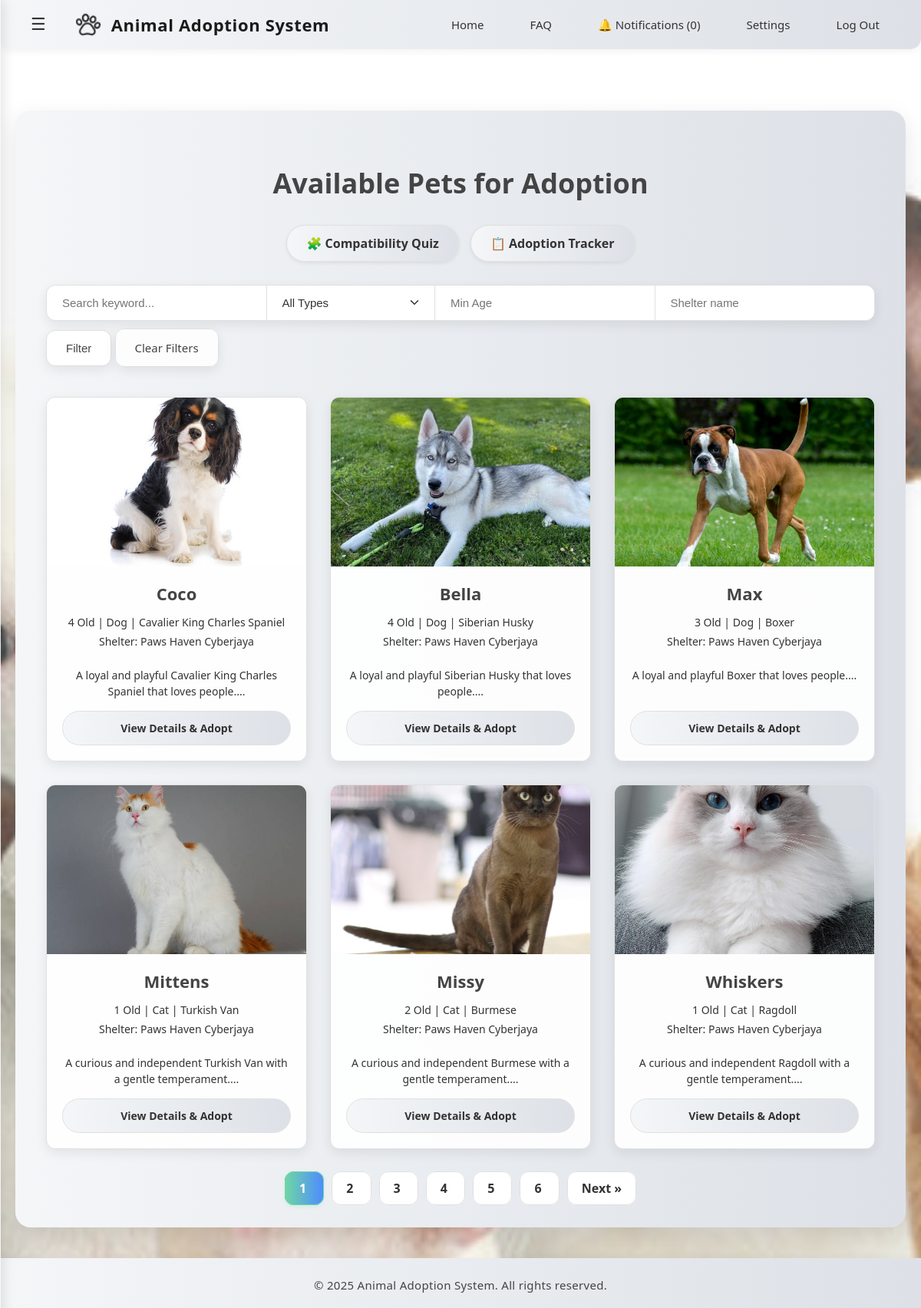
Screenshot of /adopter/browse_available_pets.php (signed in) with the database file from the repository.
### tables this page shows
CREATE TABLE `pets` (
  `id` int(11) NOT NULL,
  `name` varchar(100) NOT NULL,
  `species` varchar(100) DEFAULT NULL,
  `breed` varchar(100) DEFAULT NULL,
  `age` int(11) DEFAULT NULL,
  `gender` varchar(10) DEFAULT NULL,
  `description` text DEFAULT NULL,
  `image` varchar(255) DEFAULT NULL,
  `status` enum('available','adopted') DEFAULT 'available',
  `shelter_id` int(11) DEFAULT NULL,
  `adoption_date` date DEFAULT NULL
);

CREATE TABLE `users` (
  `id` int(11) NOT NULL,
  `username` varchar(100) NOT NULL,
  `email` varchar(255) NOT NULL,
  `password` varchar(255) NOT NULL,
  `first_name` varchar(100) DEFAULT NULL,
  `last_name` varchar(100) DEFAULT NULL,
  `phone_number` varchar(12) DEFAULT NULL,
  `role` enum('adopter','shelter','admin') NOT NULL,
  `created_at` timestamp NOT NULL DEFAULT current_timestamp(),
  `phone` varchar(20) DEFAULT NULL,
  `status` varchar(50) NOT NULL DEFAULT 'active'
);

### adopter/browse_available_pets.php (the view, shortened to what this page needs)
<?php
include('../db_connection.php');
$min_age = $_GET['min_age'] ?? '';
$shelter = $_GET['shelter'] ?? '';
$keyword = $_GET['keyword'] ?? '';
$page = isset($_GET['page']) ? max(1, intval($_GET['page'])) : 1;
$limit = 6;
$offset = ($page - 1) * $limit;
$where = "WHERE pets.status = 'available'";
$count_sql = "SELECT COUNT(*) AS total FROM pets JOIN users ON pets.shelter_id = users.id $where";
$count_result = $conn->query($count_sql);
$total_pets = $count_result->fetch_assoc()['total'];
$total_pages = ceil($total_pets / $limit);
$sql = "SELECT pets.*, users.username AS shelter_name
        FROM pets
        JOIN users ON pets.shelter_id = users.id
        $where
        LIMIT $limit OFFSET $offset";
$result = $conn->query($sql);
?>
<!DOCTYPE html>
<html lang="en">
<head>
    <link rel="stylesheet" href="../css/common.css">
    <link rel="stylesheet" href="../css/adopter.css">
</head>
<body>
<?php include('../includes/navbar_adopter.php'); ?>
<div class="page-wrapper">
    <h2>Available Pets for Adoption</h2>
    <div class="top-links">
        <a href="compatibility_quiz.php">🧩 Compatibility Quiz</a>
        <a href="adoption_tracker.php">📋 Adoption Tracker</a>
    </div>
    <form method="get">
        <div class="input-group">
            <input type="text" name="keyword" placeholder="Search keyword..." value="<?= htmlspecialchars($keyword) ?>">
            <select name="type">
                <option value="">All Types</option>
            </select>
            <input type="number" name="min_age" min="0" placeholder="Min Age" value="<?= htmlspecialchars($min_age) ?>">
            <input type="text" name="shelter" placeholder="Shelter name" value="<?= htmlspecialchars($shelter) ?>">
        </div>
        <div class="form-buttons">
            <button type="submit">Filter</button>
            <a class="clear-btn" href="browse_available_pets.php">Clear Filters</a>
        </div>
    </form>
    <div class="pet-grid">
        <?php if ($result && $result->num_rows > 0): ?>
            <?php while ($row = $result->fetch_assoc()): ?>
                <div class="pet-card">
                    <?php if (!empty($row['image'])): ?>
                        <img src="../images/pets/<?= htmlspecialchars($row['image']) ?>" alt="Pet Image">
                    <?php else: ?>
                        <img src="../images/pets/default.jpg" alt="Default Image">
                    <?php endif; ?>
                    <div class="pet-card-content">
                        <h3><?= htmlspecialchars($row['name']) ?></h3>
                        <div class="pet-meta">
                            <p><?= htmlspecialchars($row['age']) ?> Old | <?= htmlspecialchars($row['species']) ?> | <?= htmlspecialchars($row['breed']) ?></p>
                            <p>Shelter: <?= htmlspecialchars($row['shelter_name']) ?></p>
                        </div>
                        <p class="description"><?= nl2br(htmlspecialchars(substr($row['description'], 0, 80))) ?>...</p>
                        <a href="view_pet.php?id=<?= $row['id'] ?>" class="adopt-btn">View Details & Adopt</a>
                    </div>
                </div>
            <?php endwhile; ?>
        <?php else: ?>
            <p style="text-align:center;">No pets available right now.</p>
        <?php endif; ?>
    </div>
    <?php if ($total_pages > 1): ?>
        <div class="pagination">
            <?php for ($i = 1; $i <= $total_pages; $i++): ?>
                <a href="?<?= http_build_query(array_merge($_GET, ['page' => $i])) ?>" class="<?= $i == $page ? 'active' : '' ?>">
                    <?= $i ?>
                </a>
            <?php endfor; ?>
            <?php if ($page < $total_pages): ?>
                <a href="?<?= http_build_query(array_merge($_GET, ['page' => $page + 1])) ?>">Next &raquo;</a>
            <?php endif; ?>
        </div>
    <?php endif; ?>
</div>
<?php include('../includes/footer.php'); ?>
</body>
</html>

### includes/navbar_adopter.php (shortened to what this page needs)
<?php
include('../db_connection.php');
$user_id = $_SESSION['user_id'];
$role = $_SESSION['role'];
$notif_sql = $conn->prepare("SELECT COUNT(*) AS unread FROM notifications WHERE user_id = ? AND role = ? AND is_read = 0");
$notif_sql->bind_param("is", $user_id, $role);
$notif_sql->execute();
$notif_result = $notif_sql->get_result()->fetch_assoc();
$unread_count = $notif_result['unread'];
?>
<div class="navbar">
    <div class="left-nav">
        <button class="sidebar-toggle" onclick="toggleSidebar(event)">☰</button>
        <div class="logo">
            <img src="../images/pawprint.png" alt="Logo" class="logo-img">
            <span class="logo-text">Animal Adoption System</span>
        </div>
    </div>
    <nav>
        <a href="/animal_adoption_system/adopter/dashboard.php">Home</a>
        <a href="/animal_adoption_system/adopter/faq.php">FAQ</a>
        <a href="/animal_adoption_system/adopter/notifications.php">🔔 Notifications (<?= $unread_count ?>)</a>
        <a href="/animal_adoption_system/adopter/setting.php">Settings</a>
        <a href="/animal_adoption_system/logout.php">Log Out</a>
    </nav>
</div>
<link rel="stylesheet" href="/animal_adoption_system/css/sidebar.css">

### includes/footer.php (shortened to what this page needs)
<div class="footer">
    <p>&copy; <?php echo date('Y'); ?> Animal Adoption System. All rights reserved.</p>
</div>

### css/common.css (style rules this page uses)
html, body { height: 100%; margin: 0; display: flex; flex-direction: column; }
.page-wrapper { flex: 1; display: flex; flex-direction: column; }
.navbar { background: linear-gradient(to right, #f4f6f8, #dde1e7); padding: 16px 40px; width: 100%; min-height: 64px; display: flex; justify-content: space-between; align-items: center; font-family: 'Segoe UI', Arial, sans-serif; box-shadow: 0 2px 12px rgba(0,0,0,0.06); box-sizing: border-box; border-radius: 0 0 14px 14px; position: relative; z-index: 10; transition: background 0.3s; }
.logo { display: flex; align-items: center; gap: 14px; }
.logo-img { height: 32px; width: auto; display: block; }
.logo-text { font-weight: 700; font-size: 22px; color: #1a1a1a; letter-spacing: 0.03em; white-space: nowrap; }
.navbar nav { display: flex; gap: 32px; }
.navbar nav a { color: #333; text-decoration: none; font-size: 15px; font-weight: 500; padding: 8px 14px; border-radius: 6px; transition: background 0.2s, color 0.2s; }
.left-nav { display: flex; align-items: center; gap: 24px; }

### css/adopter.css (style rules this page uses)
body { margin: 0; font-family: 'Segoe UI', sans-serif; background: linear-gradient(rgba(255,255,255,0.2), rgba(255,255,255,0.2)), url('../images/PetsBackground2.jpg') no-repeat center center fixed; background-size: cover; color: #333; }

### css/sidebar.css (style rules this page uses)
.sidebar-toggle { background: none; border: none; font-size: 22px; cursor: pointer; margin-right: 15px; color: #333; padding: 0; line-height: 1; }
.left-nav { display: flex; align-items: center; }

### includes/footer.php (style rules this page uses)
.footer { background: linear-gradient(to right, #f4f6f8, #dde1e7); color: #444; text-align: center; padding: 25px 10px 20px 10px; font-size: 15px; font-family: 'Segoe UI', Arial, sans-serif; margin-top: auto; box-shadow: 0 -2px 12px rgba(0,0,0,0.04); letter-spacing: 0.01em; transition: background 0.3s; }
.footer p { margin: 0; font-weight: 500; letter-spacing: 0.02em; }

### rows the page displays
pets: image (picture), name "Coco", age "4", species "Dog", breed "Cavalier King Charles Spaniel", shelter.username "Paws Haven Cyberjaya", description "A loyal and playful Cavalier King Charles Spaniel that loves people."
pets: image (picture), name "Bella", age "4", species "Dog", breed "Siberian Husky", shelter.username "Paws Haven Cyberjaya", description "A loyal and playful Siberian Husky that loves people."
pets: image (picture), name "Max", age "3", species "Dog", breed "Boxer", shelter.username "Paws Haven Cyberjaya", description "A loyal and playful Boxer that loves people."
pets: image (picture), name "Mittens", age "1", species "Cat", breed "Turkish Van", shelter.username "Paws Haven Cyberjaya", description "A curious and independent Turkish Van with a gentle temperament."
pets: image (picture), name "Missy", age "2", species "Cat", breed "Burmese", shelter.username "Paws Haven Cyberjaya", description "A curious and independent Burmese with a gentle temperament."
pets: image (picture), name "Whiskers", age "1", species "Cat", breed "Ragdoll", shelter.username "Paws Haven Cyberjaya", description "A curious and independent Ragdoll with a gentle temperament."

### other values shown
$unread_count "0"
